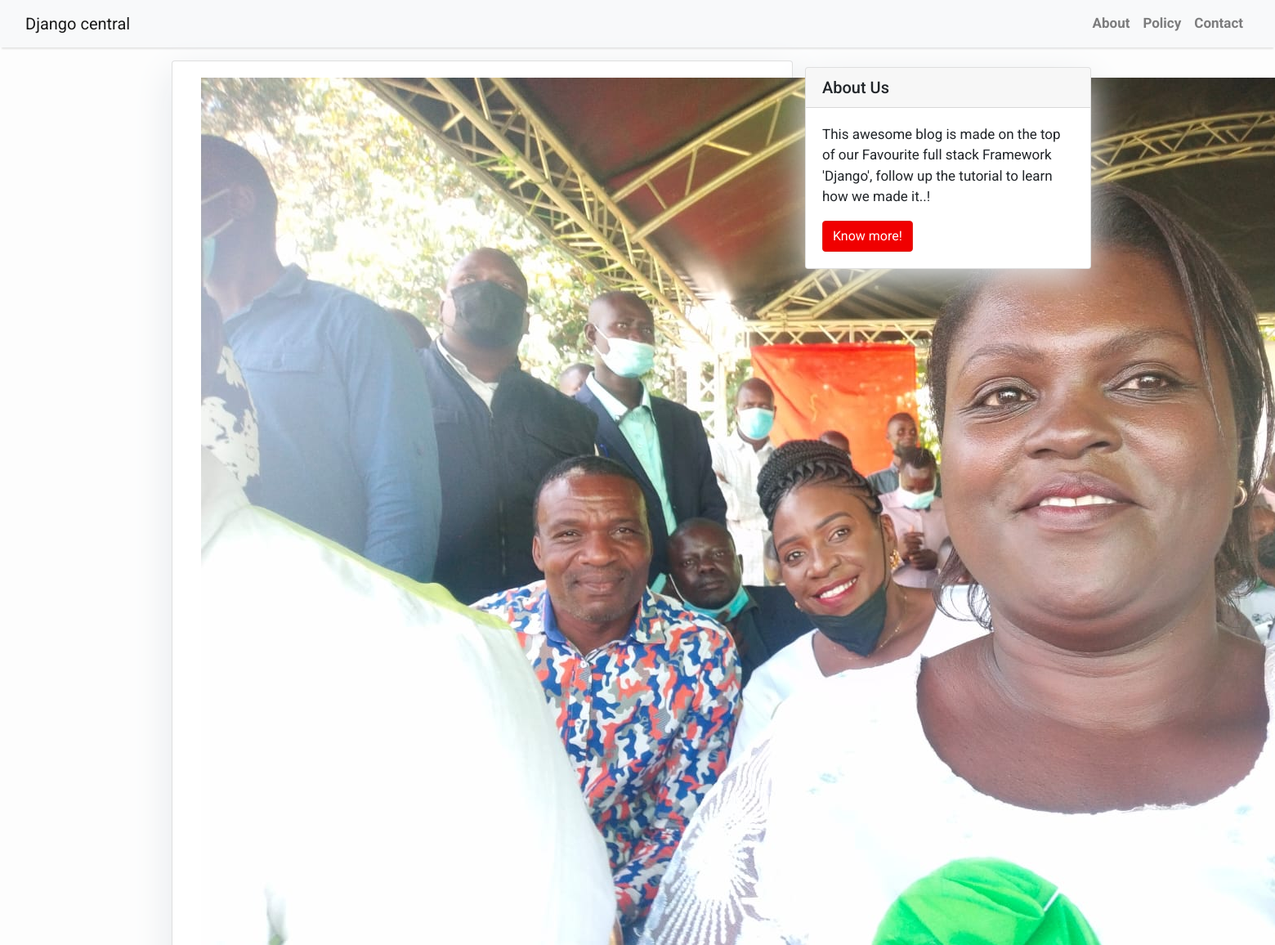
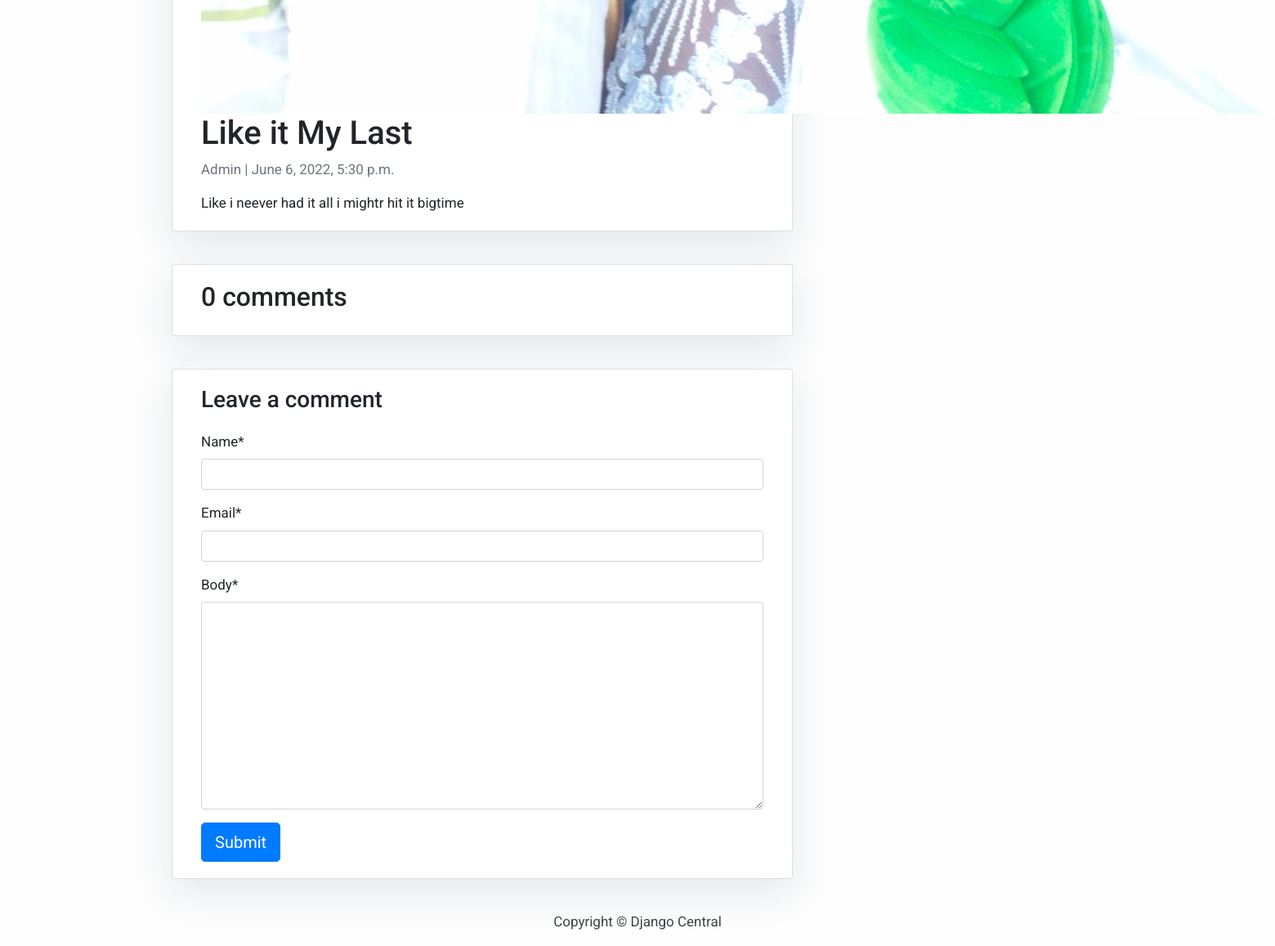
Screenshot of /like-it-my-last/ with the database file from the repository (2 pictures, top to bottom).
### app/models.py (models this page shows, shortened)
class Post(models.Model):
    title = models.CharField(max_length=200, unique=True)
    slug = models.SlugField(max_length=200, unique=True)
    author = models.ForeignKey(User, on_delete= models.CASCADE,related_name='blog_posts')
    updated_on = models.DateTimeField(auto_now= True)
    content = models.TextField()
    created_on = models.DateTimeField(auto_now_add=True)
    status = models.IntegerField(choices=STATUS, default=0)
    image = models.ImageField(upload_to='images', default="null")
    class Meta:
        ordering = ['-created_on']

### app/views.py (the view)
# urls.py: path('<slug:slug>/', views.post_detail, name='post_detail'),
def post_detail(request, slug):
    template_name = 'post_detail.html'
    post = get_object_or_404(Post, slug=slug)
    comments = post.comments.filter(active=True)
    new_comment = None
    if request.method == 'POST':
        comment_form = CommentForm(data=request.POST)
        if comment_form.is_valid():
            new_comment = comment_form.save(commit=False)
            new_comment.post = post
            new_comment.save()
    else:
        comment_form = CommentForm()
    return render(request, template_name, {'post': post,
                                           'comments': comments,
                                           'new_comment': new_comment,
                                           'comment_form': comment_form})

### app/forms.py
class CommentForm(forms.ModelForm):
    class Meta:
        model = Comment
        fields = ('name', 'email', 'body')

### templates/post_detail.html (shortened to what this page needs)
{% extends 'base.html' %} {% block content %}
<div class="container">
  <div class="row">
    <div class="col-md-8 card mb-4  mt-3 left  top">
      <div class="card-body">
        <img src="media/{{post.image}}">
        <h1>{% block title %} {{ post.title }} {% endblock title %}</h1>
        <p class=" text-muted">{{ post.author }} | {{ post.created_on }}</p>
        <p class="card-text ">{{ post.content | safe }}</p>
      </div>
    </div>
    {% block sidebar %} {% include 'sidebar.html' %} {% endblock sidebar %}
    <div class="col-md-8 card mb-4  mt-3 ">
      <div class="card-body">
        <h2>{{ comments.count }} comments</h2>
      </div>
    </div>
    <div class="col-md-8 card mb-4  mt-3 ">
      <div class="card-body">
        {% if new_comment %}
        <div class="alert alert-success" role="alert">
          Your comment is awaiting moderation
        </div>
        {% else %}
        {% load crispy_forms_tags %}
        <h3>Leave a comment</h3>
        <form method="post" style="margin-top: 1.3em;">
          {{ comment_form | crispy }}
          <button type="submit" class="btn btn-primary  btn-lg">Submit</button>
        </form>
        {% endif %}
      </div>
    </div>
  </div>
</div>
{% endblock content %}

### templates/base.html (style rules this page uses)
body { font-family: "Roboto", sans-serif; font-size: 17px; background-color: #fdfdfd; }

### templates/sidebar.html (style rules this page uses)
.card { box-shadow: 0 16px 48px #E3E7EB; }

### rows the page displays
Post: image (picture), title "Like it My Last", author "Admin", created_on "June 6, 2022, 5:30 p.m.", content "Like i neever had it all i mightr hit it bigtime"

### other values shown
{{ comments.count }} "0"
